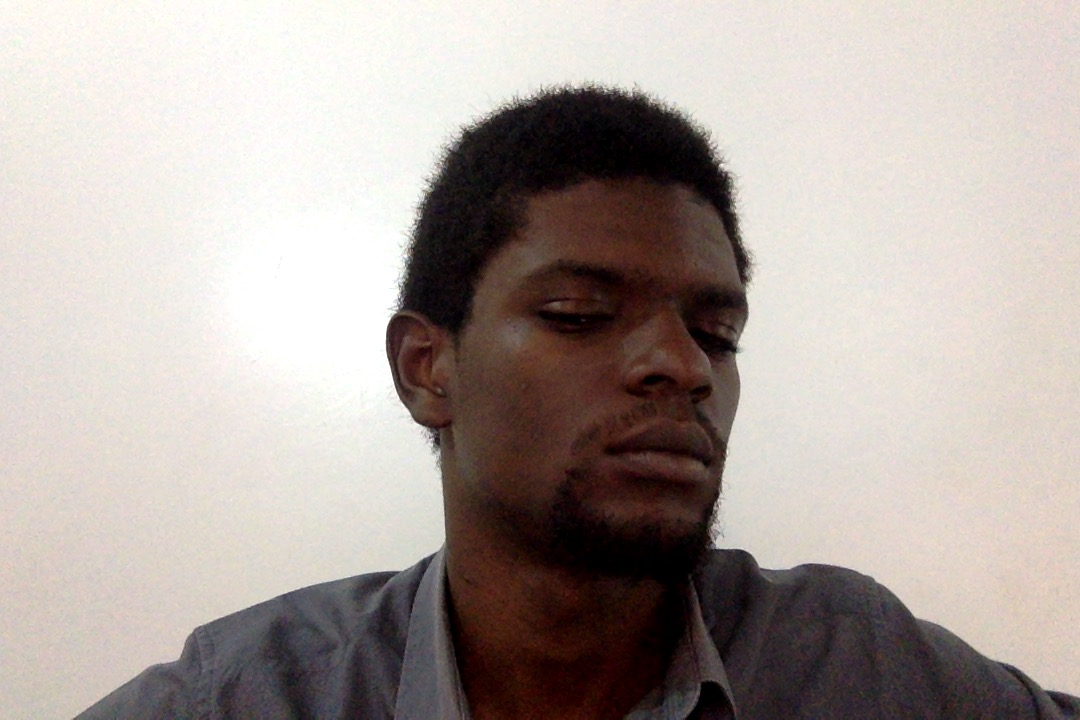
#> input picture tests/test_images/test5.jpg, 1080 x 720 px
$ python face-detect-test.py
#> lines starting #> are read from the running program, lines starting #| are printed output that depends on the picture

import cv2
import sys
import os


class FaceCropper(object):
    CASCADE_PATH = "api/utils/haar_classifiers/face_detect_model.xml"

    def __init__(self):
        print("initialized Cascade Classifier")
        self.face_cascade = cv2.CascadeClassifier(self.CASCADE_PATH)

    def generate(self, image_path, show_result):
#> called with image_path = 'tests/test_images/test5.jpg', show_result = True
        img = cv2.imread(image_path)
#> img is the input picture: shape (720, 1080, 3); mean B, G, R 159, 164.1, 174
        if (img is None):
            print("Can't open image file")
            return 0

        img = cv2.cvtColor(img, cv2.COLOR_BGR2GRAY)
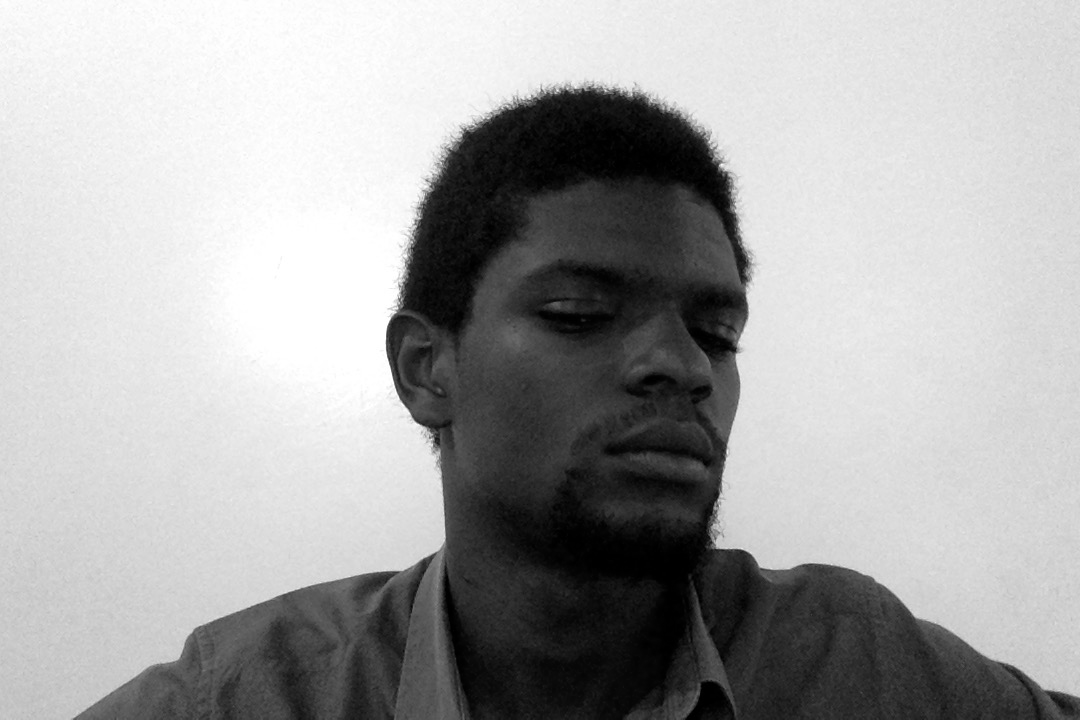
#> img: shape (720, 1080); min 0, max 255, mean 166.5
        print("detect face")
        faces = self.face_cascade.detectMultiScale(img, 1.1, 3, minSize=(100, 100))
#> faces = ()
        if (faces is None):
            print('Failed to detect face')
            return 0

        facecnt = len(faces)
#> facecnt = 0
        print("Detected faces: %d" % facecnt)
#| Detected faces: 0

        if (show_result):
            print("Show result")
            for (x, y, w, h) in faces:
                # [4 lines of commented-out code are left out]
                cv2.rectangle(img, (x,y), (x+w, y+h), (0,255,0), 2)
#> this loop made 0 passes
            cv2.imshow('img', img)
            cv2.waitKey(0)
            cv2.destroyAllWindows()


        i = 0
        height, width = img.shape[:2]
#> height = 720; width = 1080

        for (x, y, w, h) in faces:
            r = max(w, h) / 2
            centerx = x + w / 2
            centery = y + h / 2
            nx = int(centerx - r)
            ny = int(centery - r)
            nr = int(r * 2)

            faceimg = img[ny:ny+nr, nx:nx+nr]
            lastimg = cv2.resize(faceimg, (32, 32))
            i += 1
            cv2.imwrite("image%d.jpg" % i, lastimg)
#> after the loop, i = 0


detecter = FaceCropper()
detecter.generate('tests/test_images/test5.jpg', True)

$ run again, with tests/test_images/test1.jpg copied over tests/test_images/test5.jpg
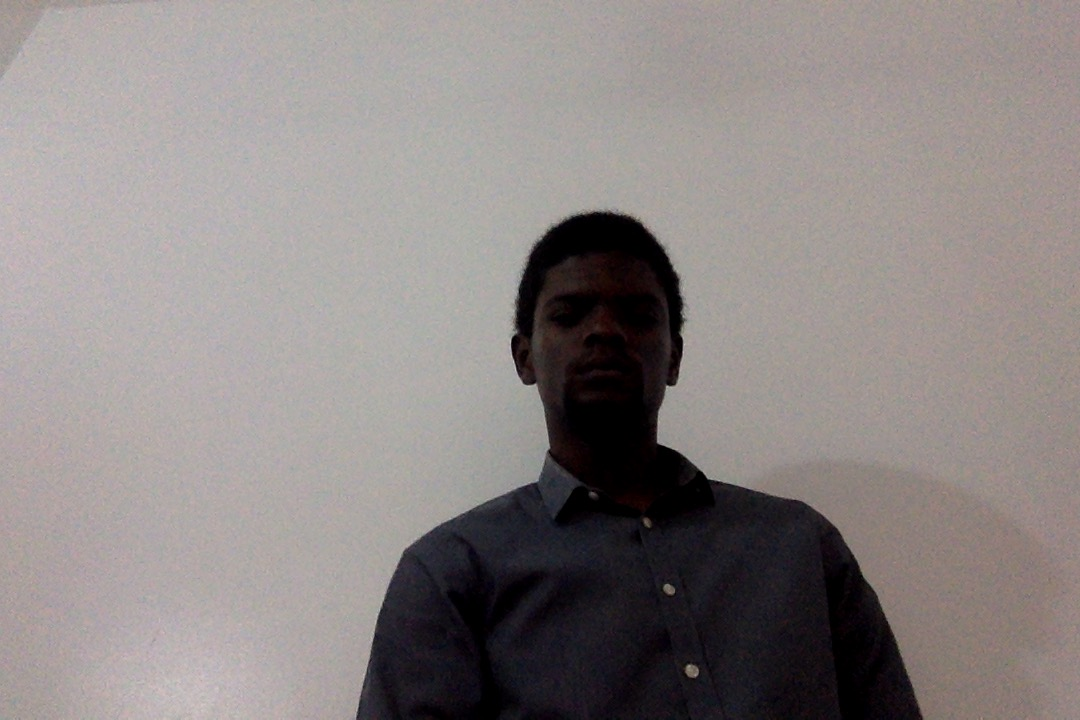
#> input picture tests/test_images/test1.jpg, 1080 x 720 px
#> in generate, img is the input picture: shape (720, 1080, 3); mean B, G, R 132, 133.2, 140
#> faces = [[527, 253, 150, 150]]
#> facecnt = 1
#| Detected faces: 1
#> the loop in generate, `for (x, y, w, h) in faces:` made 1 pass
#> after the loop in generate, `for (x, y, w, h) in faces:`:
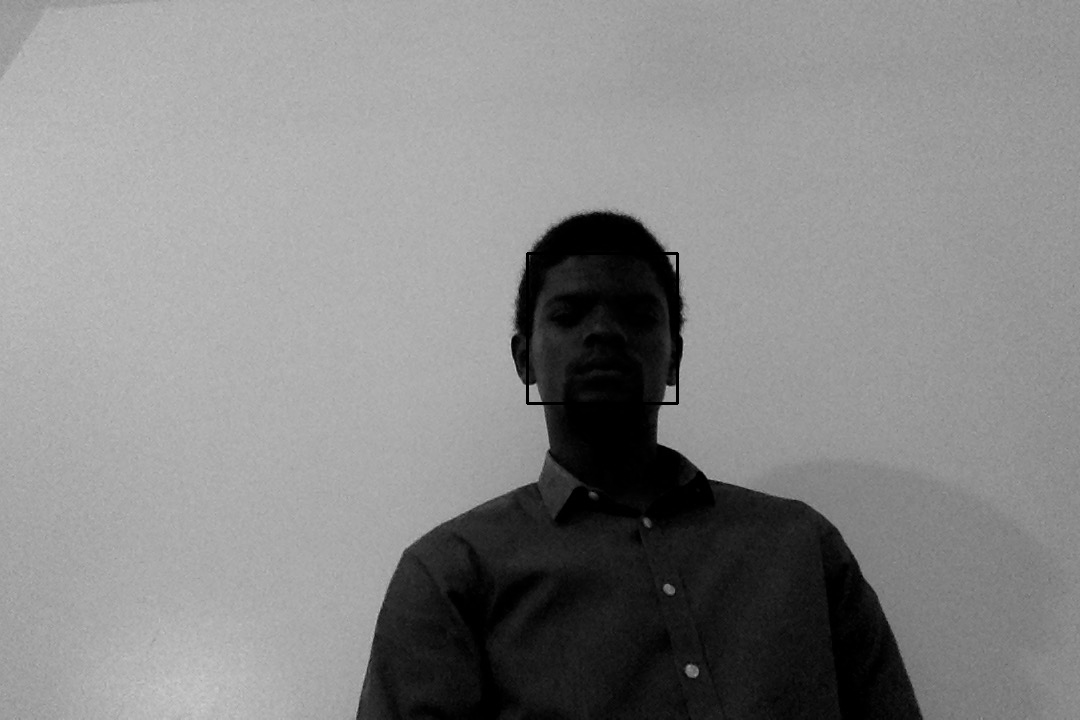
#> img: shape (720, 1080); min 0, max 204, mean 135
#> the loop in generate, `for (x, y, w, h) in faces:` made 1 pass
#> (x, y, w, h, r, centerx, centery, nx) on pass 1: (527, 253, 150, 150, 75, 602, 328, 527)
#> pass 1, in generate, `lastimg = cv2.resize(faceimg, (32, 32))`:
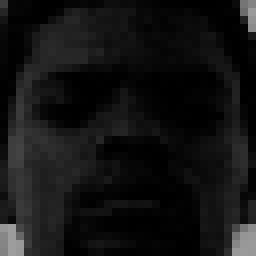
#> lastimg: shape (32, 32) (shown 8 times larger); min 0, max 157, mean 19

$ run again, with tests/test_images/test2.jpg copied over tests/test_images/test5.jpg
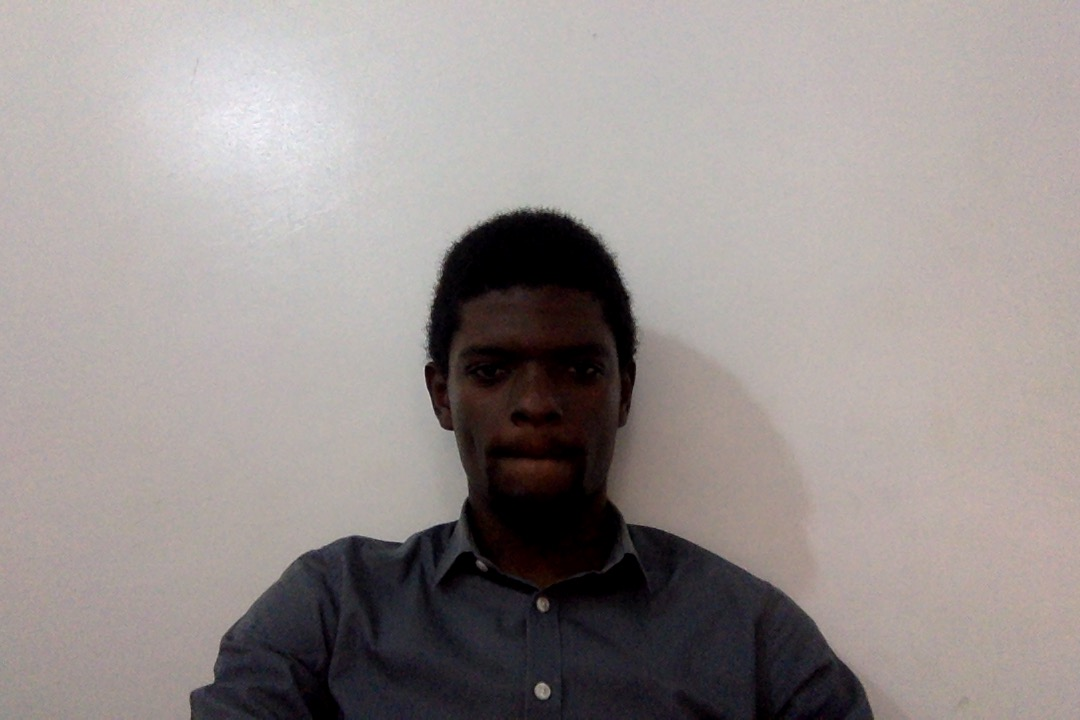
#> input picture tests/test_images/test2.jpg, 1080 x 720 px
#> in generate, img is the input picture: shape (720, 1080, 3); mean B, G, R 144, 145.7, 153.1
#> faces = [[429, 283, 210, 210]]
#> facecnt = 1
#| Detected faces: 1
#> the loop in generate, `for (x, y, w, h) in faces:` made 1 pass
#> after the loop in generate, `for (x, y, w, h) in faces:`:
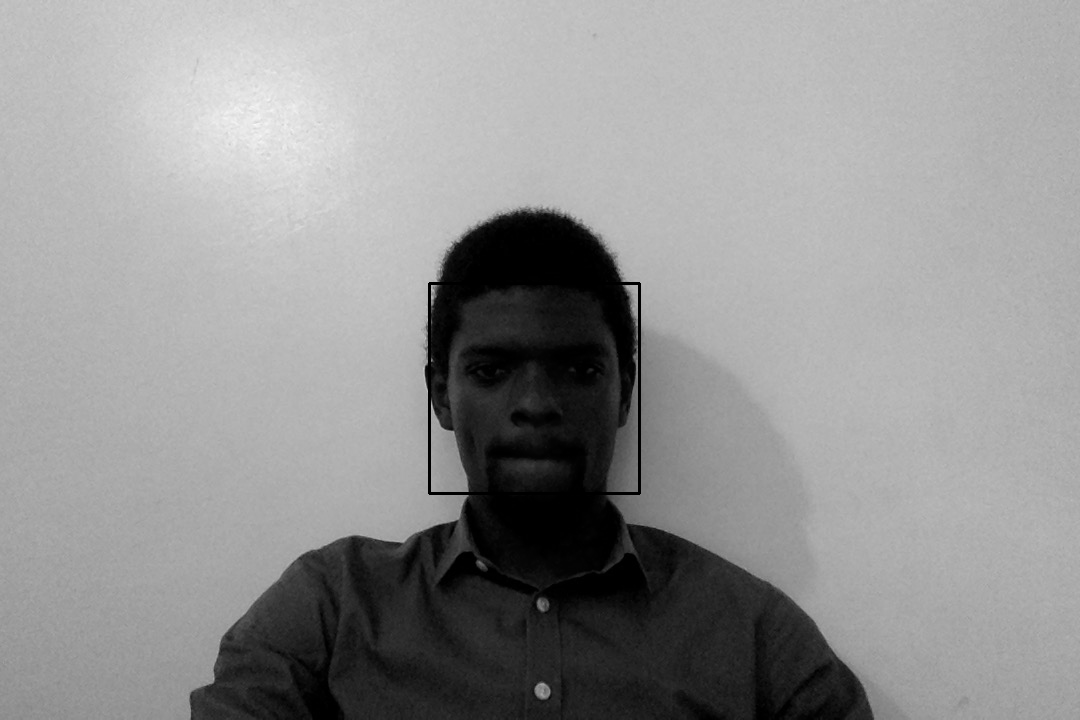
#> img: shape (720, 1080); min 0, max 251, mean 147.5
#> the loop in generate, `for (x, y, w, h) in faces:` made 1 pass
#> (x, y, w, h, r, centerx, centery, nx) on pass 1: (429, 283, 210, 210, 105, 534, 388, 429)
#> pass 1, in generate, `lastimg = cv2.resize(faceimg, (32, 32))`:
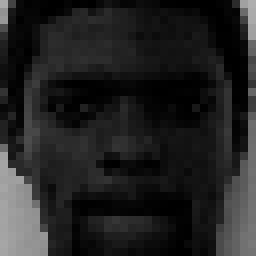
#> lastimg: shape (32, 32) (shown 8 times larger); min 0, max 174, mean 34

$ run again, with tests/test_images/test3.jpg copied over tests/test_images/test5.jpg
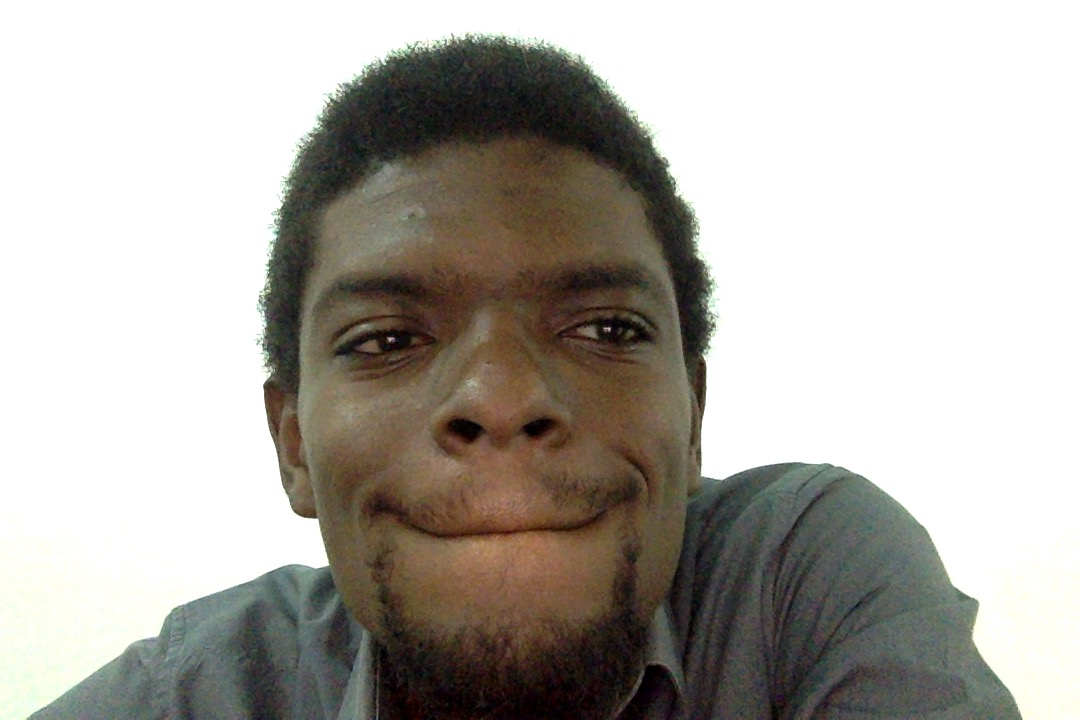
#> input picture tests/test_images/test3.jpg, 1080 x 720 px
#> in generate, img is the input picture: shape (720, 1080, 3); mean B, G, R 166.7, 173.1, 177
#> faces = [[251, 141, 476, 476]]
#> facecnt = 1
#| Detected faces: 1
#> the loop in generate, `for (x, y, w, h) in faces:` made 1 pass
#> after the loop in generate, `for (x, y, w, h) in faces:`:
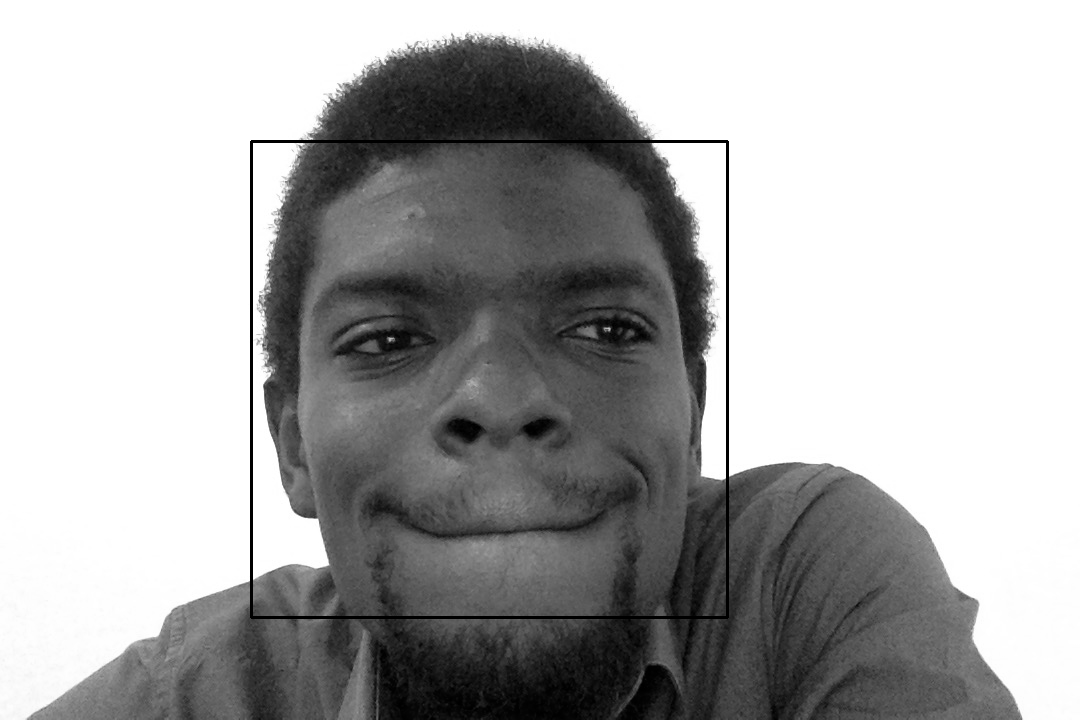
#> img: shape (720, 1080); min 0, max 255, mean 172.4
#> the loop in generate, `for (x, y, w, h) in faces:` made 1 pass
#> (x, y, w, h, r, centerx, centery, nx) on pass 1: (251, 141, 476, 476, 238, 489, 379, 251)
#> pass 1, in generate, `lastimg = cv2.resize(faceimg, (32, 32))`:
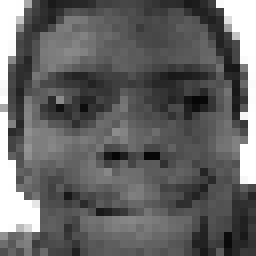
#> lastimg: shape (32, 32) (shown 8 times larger); min 6, max 255, mean 99.3
